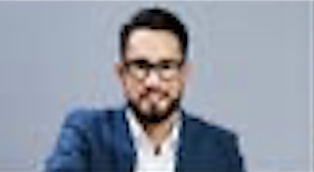
#> input picture People_Images/Person_1.png, 314 x 172 px
$ python -i get_points.py   (imports and definitions only)
#> lines starting #> are read from the running program, lines starting #| are printed output that depends on the picture
import numpy as np
import cv2

# https://www.geeksforgeeks.org/displaying-the-coordinates-of-the-points-clicked-on-the-image-using-python-opencv/
# https://www.pyimagesearch.com/2015/03/09/capturing-mouse-click-events-with-python-and-opencv/
points = []
def click(event, x, y, flags, params):
    if(event == cv2.EVENT_LBUTTONDOWN):
        print(x, "", y)
        points.append((x,y))
    if(event == cv2.EVENT_RBUTTONDOWN):
        print(x,y)
        points.append((x,y))

def get_rect(image):
    """ Getting rect """
    global points
    points = []
    print("Select the top left and bottom right corners of the person")
    cv2.imshow("image", image)
    cv2.setMouseCallback("image", click)
    cv2.waitKey(0)

    if(len(points) == 2):
        #print(points)
        return (points[0][0], points[0][1], points[1][0], points[1][1])

    raise Exception("Incorrect number of points selected")

def get_face_mask(mask, image):

    """ Getting person's face """
    global points
    points = []
    print("Select the top left and bottom right corners of the face")
    cv2.imshow("image", image)
    cv2.setMouseCallback("image", click)
    cv2.waitKey(0)

    if(len(points) == 2):
        #print(points)
        minX = points[0][0]
        maxX = points[1][0]
        minY = points[0][1]
        maxY = points[1][1]

        for i in range(minY, maxY):
            for j in range(minX, maxX):
                mask[i][j] = 1

        return mask

    raise Exception("Incorrect number of points selected")


def get_true_mask(image: np.ndarray) -> np.ndarray:
    """
    Get true foreground mask of given input image.

    Parameters
    ----------
    image: numpy array
        output of cv2.imread

    Returns
    -------
    numpy array
        true mask as computed by grabcut
    """

    mask = np.zeros(image.shape[:2], dtype="uint8")
    backgroundModel = np.zeros((1, 65), np.float64)
    foregroundModel = np.zeros((1, 65), np.float64)

    rect = get_rect(image)
    known_foreground = get_face_mask(mask, image)

    mask = np.zeros(image.shape[:2], dtype="uint8")
    cv2.grabCut(image, mask, rect, backgroundModel, foregroundModel, 10,
                cv2.GC_INIT_WITH_RECT)
    outputMask = np.where((mask == cv2.GC_BGD) | (mask == cv2.GC_PR_BGD), 0, 1)
    outputMask = (outputMask * 255).astype("uint8")
    output = cv2.bitwise_and(image, image, mask=outputMask)
    keep_me = cv2.bitwise_xor(image, output, mask=known_foreground)
    output = cv2.bitwise_or(output, keep_me)
    cv2.imshow("output", output)
    cv2.waitKey(0)
    cv2.destroyAllWindows()

    cv2.destroyAllWindows()

    return output


# [5 lines not run here, left out]

>>> import cv2
>>> picture = cv2.imread('../People_Images/Person_1.png', cv2.IMREAD_GRAYSCALE)
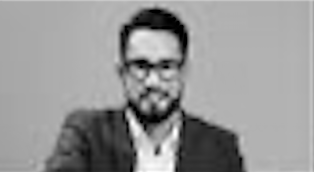
#> picture: shape (172, 314); min 0, max 255, mean 149.9
#> (the run stopped early here; a loop or call above may not have finished)

$ run again, on People_Images/Person_10.png
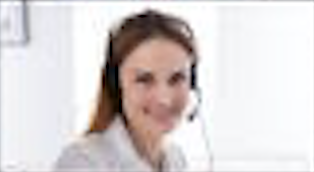
#> input picture People_Images/Person_10.png, 314 x 172 px
#> `picture = cv2.imread('../People_Images/Person_1.png', cv2.IMREAD_GRAYS..`:
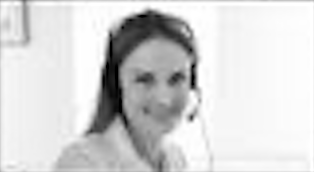
#> picture: shape (172, 314); min 0, max 255, mean 212.9

$ run again, on People_Images/Person_11.png
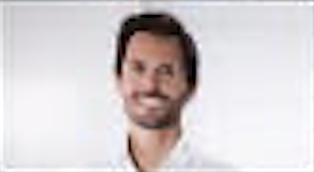
#> input picture People_Images/Person_11.png, 314 x 172 px
#> `picture = cv2.imread('../People_Images/Person_1.png', cv2.IMREAD_GRAYS..`:
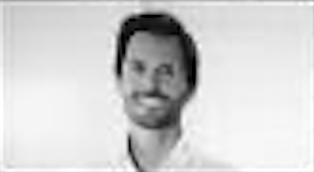
#> picture: shape (172, 314); min 0, max 255, mean 209.5

$ run again, on People_Images/Person_12.png
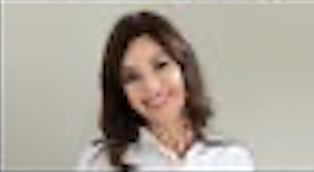
#> input picture People_Images/Person_12.png, 314 x 172 px
#> `picture = cv2.imread('../People_Images/Person_1.png', cv2.IMREAD_GRAYS..`:
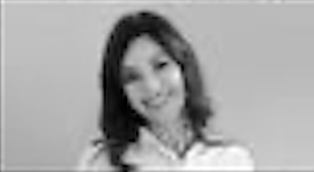
#> picture: shape (172, 314); min 0, max 255, mean 165.4
